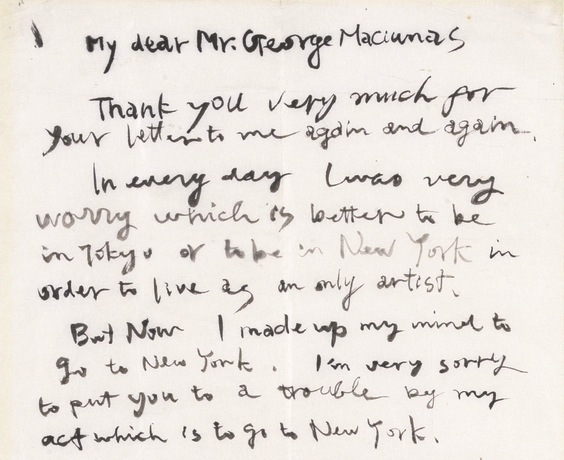
#> input picture prediction/images/4.jpg, 564 x 460 px, given in place of 007-0.png, which was not available
$ python ExtractFeature.py   (Python 2 division)   (older library calls are emulated)
#> lines starting #> are read from the running program, lines starting #| are printed output that depends on the picture; after the words box and inside, x2 and y2 are one past the last pixel; in counts of white or black regions, pixels touching at a corner belong together; long printed decimals are rounded; pictures that were not available may be replaced by others from this repository, and a replacement may not be noted
#> in main, image is the input picture: shape (460, 564, 3); mean B, G, R 221.2, 226.1, 231.6
# This script is only used for testing on individual images.
# For actual extraction, we use extract.py, called by feature_routine.py
#
#

import cv2
import numpy as np
import math
#from matplotlib import pyplot as plt

# please don't worry about these two variables now
ANCHOR_POINT = 6000
MIDZONE_THRESHOLD = 15000

# Features are defined here as global variables
BASELINE_ANGLE = 0.0
TOP_MARGIN = 0.0
LETTER_SIZE = 0.0
LINE_SPACING = 0.0
WORD_SPACING = 0.0
PEN_PRESSURE = 0.0
SLANT_ANGLE = 0.0

''' function for bilateral filtering '''
def bilateralFilter(image, d):
#> called with d = 3
	image = cv2.bilateralFilter(image,d,50,50)
	return image

''' function for median filtering '''
def medianFilter(image, d):
	image = cv2.medianBlur(image,d)
	return image

''' function for INVERTED binary threshold '''
def threshold(image, t):
#> called with t = 120
	image = cv2.cvtColor(image, cv2.COLOR_BGR2GRAY)
#> image: shape (460, 564)
	ret,image = cv2.threshold(image,t,255,cv2.THRESH_BINARY_INV)
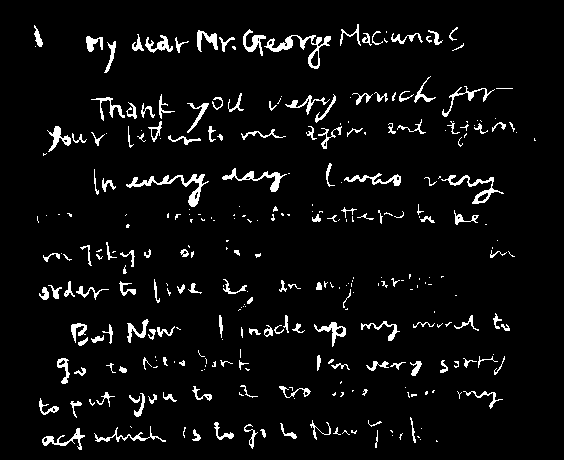
#> image: shape (460, 564); 5.2% white; 310 white regions (158 under 20 px), largest, box (x1, y1, x2, y2) and area: (126, 174, 209, 207) 551, (264, 35, 331, 69) 530, (441, 175, 504, 204) 374
#> ret = 120
	return image

''' function for dilation of objects in the image '''
def dilate(image, kernalSize):
#> called with kernalSize = (5, 100)
	kernel = np.ones(kernalSize, np.uint8)
	image = cv2.dilate(image, kernel, iterations=1)
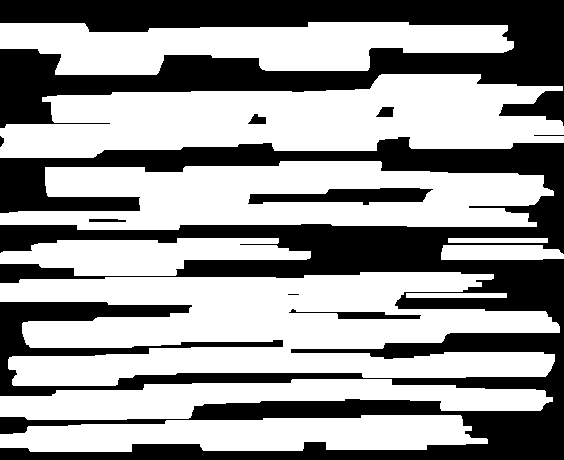
#> image: shape (460, 564); 59.9% white; 10 black regions (1 under 20 px)
	return image

''' function for erosion of objects in the image '''
# [4 lines left out: function erode, not called in this run]

''' function for finding countours and straightening them horizontally. Straightened lines will give better result with horizontal projections. '''
def straighten(image):

	global BASELINE_ANGLE

	angle = 0.0
	angle_sum = 0.0
	countour_count = 0

	# these four variables are not being used, please ignore
	positive_angle_sum = 0.0 #downward
	negative_angle_sum = 0.0 #upward
	positive_count = 0
	negative_count = 0

	# apply bilateral filter
	filtered = bilateralFilter(image, 3)
	cv2.imshow('filtered',filtered)

	# convert to grayscale and binarize the image by INVERTED binary thresholding
	thresh = threshold(filtered, 120)
	cv2.imshow('thresh',thresh)

	# dilate the handwritten lines in image with a suitable kernel for contour operation
	dilated = dilate(thresh, (5 ,100))
	cv2.imshow('dilated',dilated)

	im2,ctrs,hier = cv2.findContours(dilated.copy(), cv2.RETR_EXTERNAL, cv2.CHAIN_APPROX_SIMPLE)
#> ctrs = 10 contours; largest, box (x1, y1, x2, y2) and area: (0, 272, 560, 386) 41764, (0, 74, 564, 158) 31220, (0, 161, 554, 230) 27360, (0, 22, 514, 75) 17632, (0, 415, 488, 452) 12760

	for i, ctr in enumerate(ctrs):
		x, y, w, h = cv2.boundingRect(ctr)

		# We can be sure the contour is not a line if height > width or height is < 20 pixels. Here 20 is arbitrary.
		if h>w or h<20:
			continue

		# We extract the region of interest/contour to be straightened.
		roi = image[y:y+h, x:x+w]
		#rows, cols = ctr.shape[:2]

		# If the length of the line is less than half the document width, especially for the last line,
		# ignore because it may yeild inacurate baseline angle which subsequently affects proceeding features.
		if w < image.shape[1]/2 :
			roi = 255
			image[y:y+h, x:x+w] = roi
			continue

		# minAreaRect is necessary for straightening
		rect = cv2.minAreaRect(ctr)
		center = rect[0]
		angle = rect[2]
		#print "original: "+str(i)+" "+str(angle)
		# I actually gave a thought to this but hard to remember anyway!
		if angle < -45.0:
			angle += 90.0;
		#print "+90 "+str(i)+" "+str(angle)

		rot = cv2.getRotationMatrix2D(((x+w)/2,(y+h)/2), angle, 1)
		#extract = cv2.warpAffine(roi, rot, (w,h), borderMode=cv2.BORDER_TRANSPARENT)
		extract = cv2.warpAffine(roi, rot, (w,h), borderMode=cv2.BORDER_CONSTANT, borderValue=(255,255,255))
		#cv2.imshow('warpAffine:'+str(i),extract)

		# image is overwritten with the straightened contour
		image[y:y+h, x:x+w] = extract
		'''
		# Please Ignore. This is to draw visual representation of the contour rotation.
		box = cv2.boxPoints(rect)
		box = np.int0(box)
		cv2.drawContours(display,[box],0,(0,0,255),1)
		cv2.rectangle(display,(x,y),( x + w, y + h ),(0,255,0),1)
		'''
		print angle
		angle_sum += angle
		countour_count += 1
#> this loop made 10 passes
#> (x, y, w, h, rect, angle, rot, angle_sum) on passes 1, 2, 4, 7, 8: (0, 415, 488, 37, ((243.4, 433.2), (487, 34.52), -0.462), -0.462, [[1, -0.00806, 1.83], [0.00806, 1, -1.96]], -0.462), (0, 379, 553, 41, ((275.8, 397.7), (552.3, 36.63), -1.3), -1.3, [[1, -0.0227, 4.84], [0.0227, 1, -6.22]], -1.76), (0, 272, 560, 114, ((279.8, 327.7), (558.4, 108.2), -1.12), -1.12, [[1, -0.0196, 3.84], [0.0196, 1, -5.45]], -2.89), (0, 238, 311, 38, ((155, 256.9), (310.2, 36.96), -0.955), -0.955, [[1, -0.0167, 2.32], [0.0167, 1, -2.56]], -3.84), (0, 161, 554, 69, ((276.4, 194.6), (553.3, 67.14), -0.48), -0.48, [[1, -0.00838, 0.973], [0.00838, 1, -2.32]], -4.32)
#> (ctr, x, y, w, h) on passes 3, 6: ([[406, 293], [406, 297], [506, 297], [506, 293]], 406, 293, 101, 5), ([[448, 238], [448, 242], [547, 242], [547, 238]], 448, 238, 100, 5)
#| -0.4621
#| -1.302
#| -1.123
#| -0.9548
#| -0.4801
#| -1.236
#| -0.186
#> pass 1, in straighten, `roi = image[y:y+h, x:x+w]`:
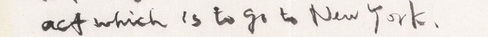
#> roi: shape (37, 488, 3); mean B, G, R 220.3, 225.2, 230.7
#> pass 1, in straighten, `extract = cv2.warpAffine(roi, rot, (w,h), borderMode=cv2.BORDER_CONSTA..`:
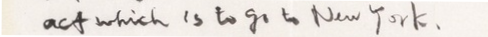
#> extract: shape (37, 488, 3); mean B, G, R 221.1, 225.8, 231.1
#> pass 2, in straighten, `extract = cv2.warpAffine(roi, rot, (w,h), borderMode=cv2.BORDER_CONSTA..`:
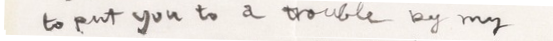
#> extract: shape (41, 553, 3); mean B, G, R 225.7, 230.3, 235.4
#> after the loop:
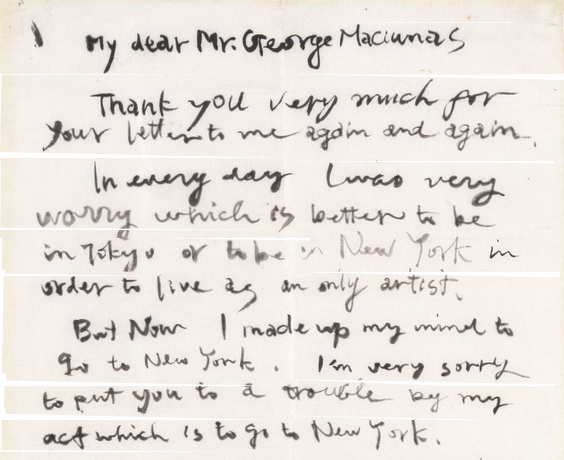
#> image: shape (460, 564, 3); mean B, G, R 221.8, 226.6, 231.9
#> after the loop:
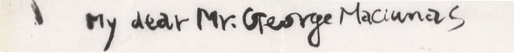
#> roi: shape (53, 514, 3); mean B, G, R 215.2, 219.5, 224.6
#> after the loop, angle_sum = -5.74; countour_count = 7
	'''
		# sum of all the angles of downward baseline
		if(angle>0.0):
			positive_angle_sum += angle
			positive_count += 1
		# sum of all the angles of upward baseline
		else:
			negative_angle_sum += angle
			negative_count += 1

	if(positive_count == 0): positive_count = 1
	if(negative_count == 0): negative_count = 1
	average_positive_angle = positive_angle_sum / positive_count
	average_negative_angle = negative_angle_sum / negative_count
	print "average_positive_angle: "+str(average_positive_angle)
	print "average_negative_angle: "+str(average_negative_angle)

	if(abs(average_positive_angle) > abs(average_negative_angle)):
		average_angle = average_positive_angle
	else:
		average_angle = average_negative_angle

	print "average_angle: "+str(average_angle)
	'''
	#cv2.imshow('countours', display)

	# mean angle of the contours (not lines) is found
	mean_angle = angle_sum / countour_count
#> mean_angle = -0.821
	BASELINE_ANGLE = mean_angle
#> BASELINE_ANGLE = -0.821
	print "Average baseline angle: "+str(mean_angle)
#| Average baseline angle: -0.8207
	return image

''' function to calculate horizontal projection of the image pixel rows and return it '''
# [8 lines left out: function horizontalProjection, not called in this run]

''' function to calculate vertical projection of the image pixel columns and return it '''
# [8 lines left out: function verticalProjection, not called in this run]

''' function to extract lines of handwritten text from the image using horizontal projection '''
# [218 lines left out: function extractLines, not called in this run]

''' function to extract words from the lines using vertical projection '''
# [91 lines left out: function extractWords, not called in this run]

''' function to determine the average slant of the handwriting '''
# [201 lines left out: function extractSlant, not called in this run]

''' function to extract average pen pressure of the handwriting '''
# [39 lines left out: function barometer, not called in this run]

''' main '''
def main():
	# read image from disk
	image = cv2.imread('images/007-0.png')
	cv2.imshow('image',image)

	# Extract pen pressure. It's such a cool function name!
	#barometer(image)

	# apply contour operation to straighten the contours which may be a single line or composed of multiple lines
	# the returned image is straightened version of the original image without filtration and binarization
	straightened = straighten(image)
	cv2.imshow('straightened',straightened)

	# [17 lines of commented-out code are left out]

	cv2.waitKey(0)
	return

main()

$ run again, on prediction/images/Grazia_Writing_NAC.jpg
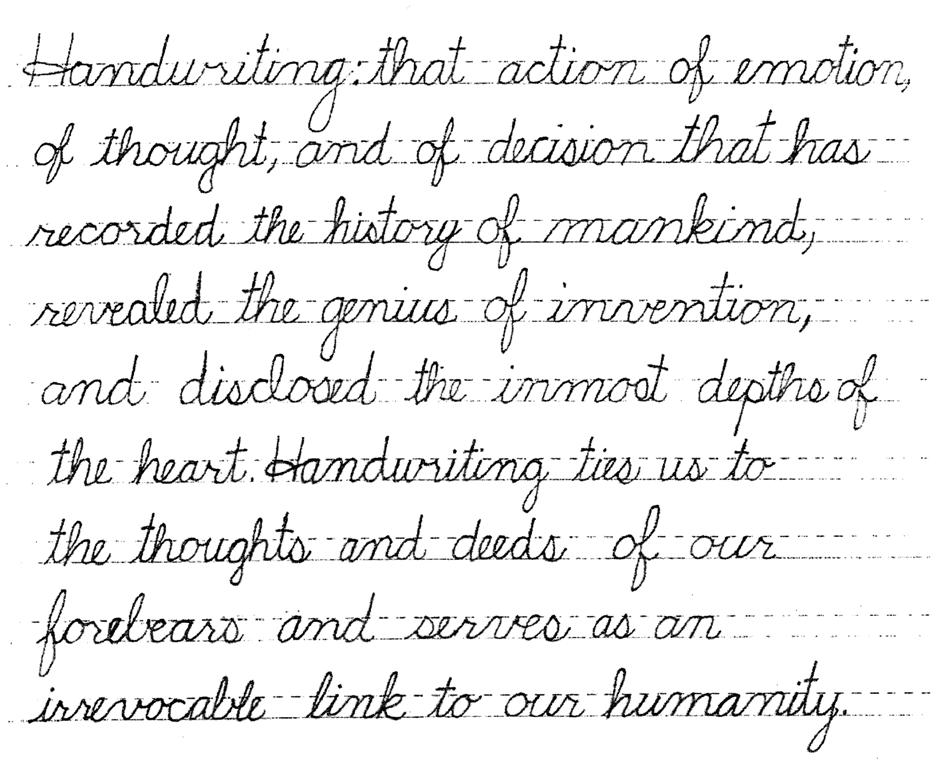
#> input picture prediction/images/Grazia_Writing_NAC.jpg, 945 x 768 px, given in place of 007-0.png, which was not available
#> in main, image is the input picture: shape (768, 945, 3); min 0, max 255, mean 237
#> in threshold, `ret,image = cv2.threshold(image,t,255,cv2.THRESH_BINARY_INV)`:
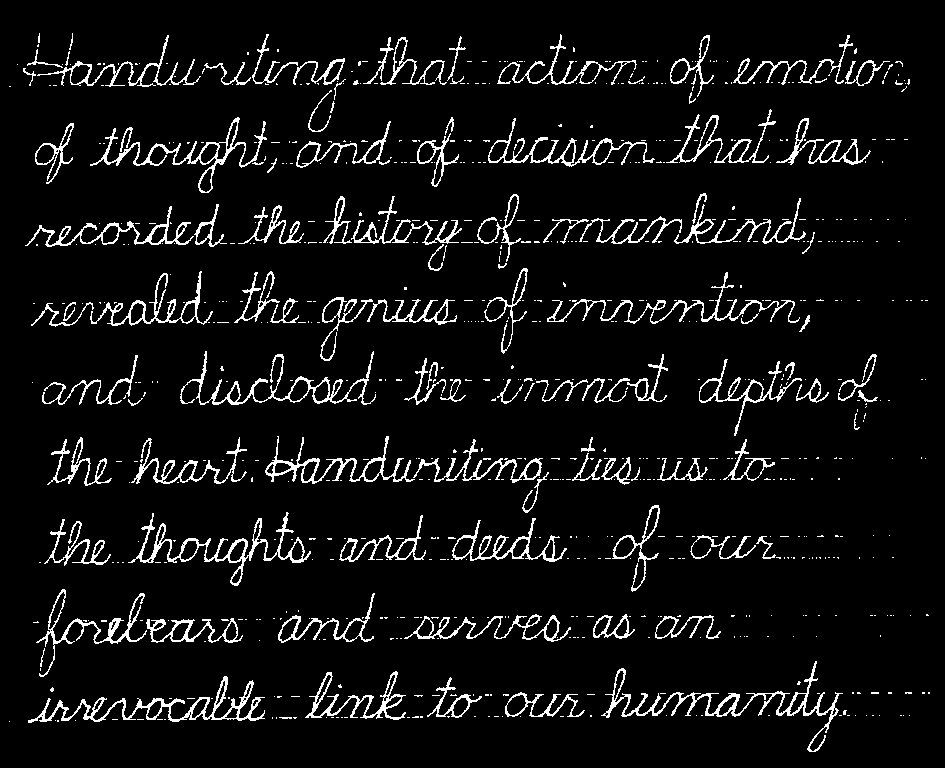
#> image: shape (768, 945); 6.4% white in thin lines or dots
#> ret = 120
#> ctrs = 7 contours; box (x1, y1, x2, y2) and area: (0, 191, 945, 515) 182330, (0, 31, 945, 195) 105672, (0, 503, 944, 594) 45390, (0, 659, 945, 754) 42292, (0, 587, 945, 679) 34852, (1, 685, 104, 694) 812, (355, 285, 457, 292) 606
#> the loop in straighten, `for i, ctr in enumerate(ctrs):` made 7 passes
#> (x, y, w, h, rect, angle, rot, angle_sum) on passes 2 to 4: (0, 659, 945, 95, ((472, 706), (94, 944), -90), 0, [[1, 0, 0], [0, 1, 0]], 0), (0, 587, 945, 92, ((472, 632.5), (91, 944), -90), 0, [[1, 0, 0], [0, 1, 0]], 0), (0, 503, 944, 91, ((471.5, 548), (90, 943), -90), 0, [[1, 0, 0], [0, 1, 0]], 0)
#> (printed output is left out)
#> after the loop in straighten, `for i, ctr in enumerate(ctrs):`:
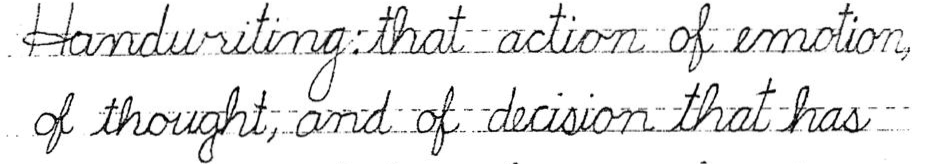
#> roi: shape (164, 945, 3); min 0, max 255, mean 234.8
#> after the loop in straighten, `for i, ctr in enumerate(ctrs):`: angle_sum = 0.117; countour_count = 5
#> mean_angle = 0.0235
#| Average baseline angle: 0.02348
